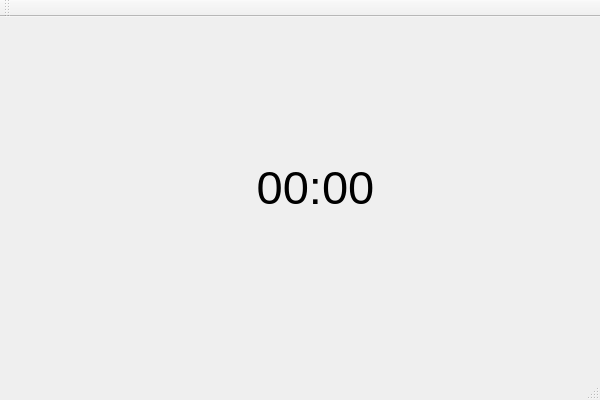
<?xml version="1.0" encoding="UTF-8"?>
<ui version="4.0">
 <class>MainWindow</class>
 <widget class="QMainWindow" name="MainWindow">
  <property name="geometry">
   <rect>
    <x>0</x>
    <y>0</y>
    <width>600</width>
    <height>400</height>
   </rect>
  </property>
  <property name="windowTitle">
   <string>MainWindow</string>
  </property>
  <widget class="QWidget" name="centralWidget">
   <widget class="QLabel" name="labelDate">
    <property name="geometry">
     <rect>
      <x>210</x>
      <y>130</y>
      <width>211</width>
      <height>81</height>
     </rect>
    </property>
    <property name="font">
     <font>
      <pointsize>35</pointsize>
     </font>
    </property>
    <property name="text">
     <string>00:00</string>
    </property>
    <property name="alignment">
     <set>Qt::AlignCenter</set>
    </property>
    <property name="wordWrap">
     <bool>true</bool>
    </property>
   </widget>
  </widget>
  <widget class="QMenuBar" name="menuBar">
   <property name="geometry">
    <rect>
     <x>0</x>
     <y>0</y>
     <width>600</width>
     <height>21</height>
    </rect>
   </property>
  </widget>
  <widget class="QToolBar" name="mainToolBar">
   <attribute name="toolBarArea">
    <enum>TopToolBarArea</enum>
   </attribute>
   <attribute name="toolBarBreak">
    <bool>false</bool>
   </attribute>
  </widget>
  <widget class="QStatusBar" name="statusBar"/>
 </widget>
 <layoutdefault spacing="6" margin="11"/>
 <resources/>
 <connections/>
</ui>
